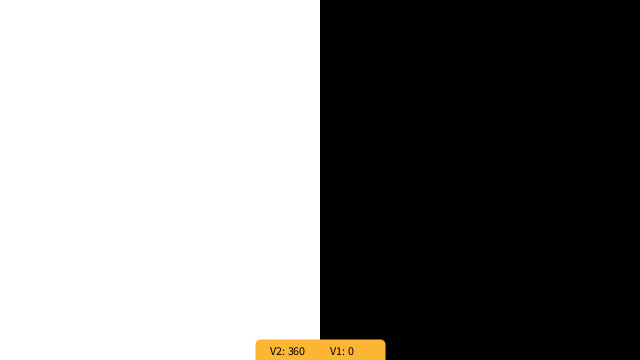
Frame 1 (no input)
Frame 60 (the mouse pressed at the canvas centre just before this capture): identical to frame 1, image omitted
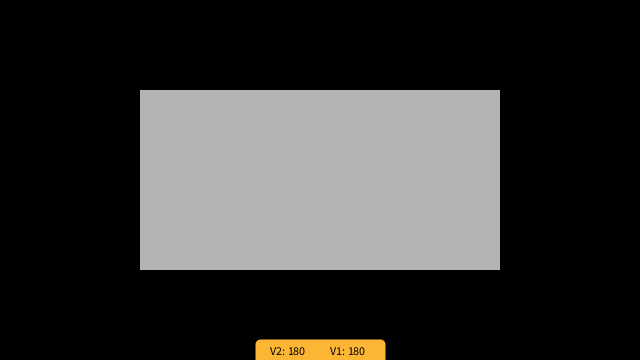
Frame 120 (the mouse held since frame 60 and released just before this capture)

The Processing sketch that drew these frames (run headless with seeded random() and noise(); from frame 60 on, the mouse is pressed at the canvas centre):

// Processing sketch: sketch_04b_variableShift
// ── sketch_04b_variableShift.pde
/*
 *Use your mouse data to change things in realtime.
 *expanding on the map() function
 *example from Processing examples
 */

void setup() {
  size(640, 360);
  noStroke();
  rectMode(CENTER);
}

//global variables - always in the "main" program.
  float v1 = 0;
  float v2 = 0;
  
void draw() {
  background(0);
 
  // setting up the shifting data input
  float v1 = map(mouseX, 0, width, 0, height);
  float v2 = height-v1;
  
  // drawing the shape
  noStroke();
  fill(v1);
  rect(width/2 + v1/2, height/2, v1, v1);
  fill(v2);
  rect(width/2 - v2/2, height/2, v2, v2);
  
  // presenting the "data" as text
  stroke(#FCB633);
  strokeWeight(10);
  fill(#FCB633);
  strokeJoin(ROUND);
  rect(width/2,height, 120, 32);
  fill(0);
  int V1 = int(v1);
  int V2 = int(v2);
  text("V1: "+V1, width/2 + 10, height-5);
  text("V2: "+V2, width/2 - 50, height-5);
}
